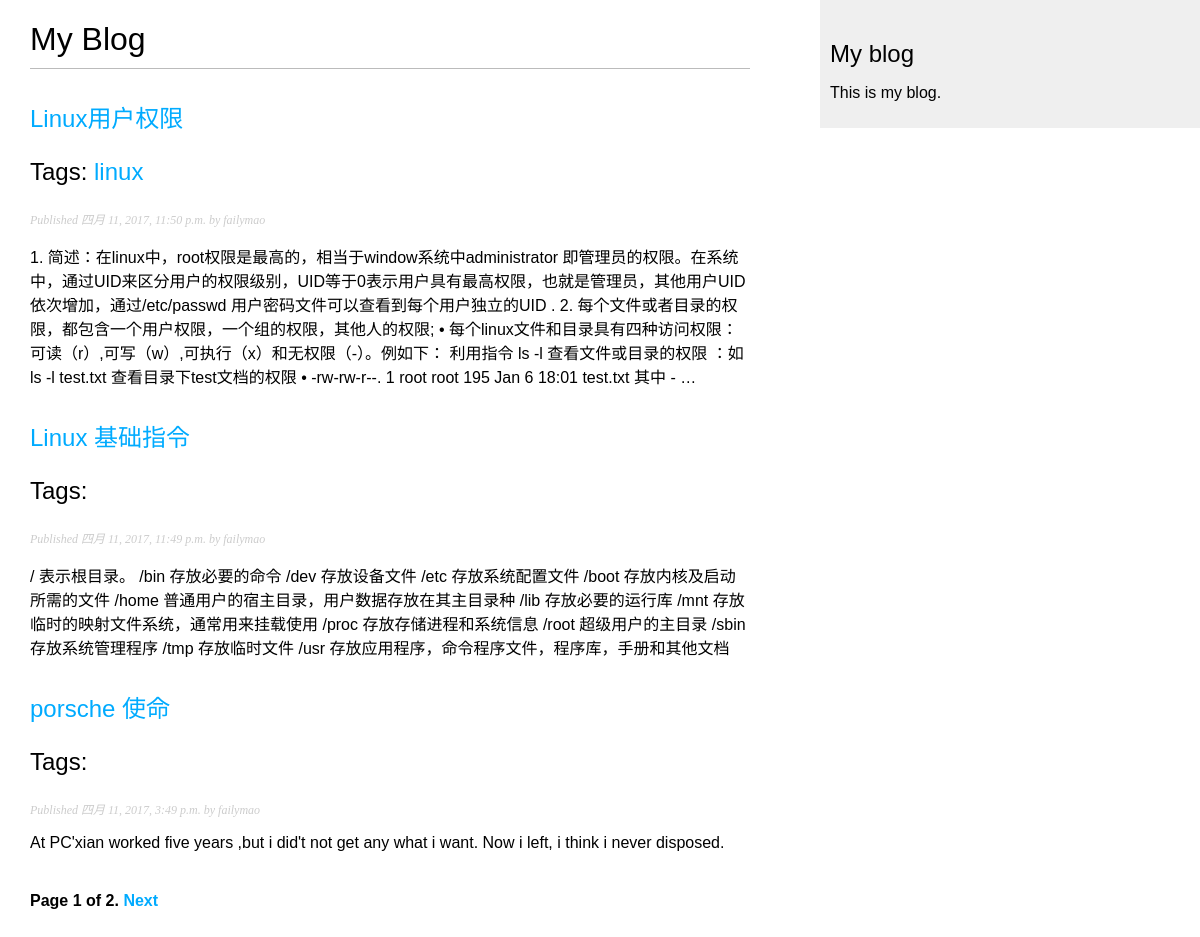
Screenshot of /blog/ with the database file from the repository.
### blog/models.py (models this page shows, shortened)
class Post(models.Model):                  #新建一个类用来定义贴子的模型
    STATUS_CHOICES = (
        ('draft', 'Draft'),
        ('published', 'Published'),
    )
    title = models.CharField(max_length=250)  #title属性对应帖子的标题。它是CharField，在SQL数据库中会被转化成VARCHAR。最长显示的字段为250
    '''author属性，定义帖子用户名。使用外键关联框架内部的指定的user账户，告诉Django一篇帖子只能由一名用户编写，
    一名用户能编写多篇帖子。根据这个字段，Django将会在数据库中通过有关联的模型（model）主键来创建一个外键。
    通过related_name属性指定了从User到Post的反向关系名。
    '''
    author = models.ForeignKey(User, related_name='blog_posts')
    '''
    slug属性定义帖子的短标签，标签只包含字母，数字，下划线或连接线。我们将通过使用slug
    字段给我们的blog帖子构建漂亮的，友好的URLs。unique_for_date参数，这样我们就可以使用日
    期和帖子的slug来为所有帖子构建URLs。在相同的日期中Django会阻止多篇帖子拥有相同的slug。
    '''
    slug = models.SlugField(max_length=250, unique_for_date='publish')
    body = models.TextField()
    publish = models.DateTimeField(default=timezone.now)
    created = models.DateTimeField(auto_now_add=True)
    updated = models.DateTimeField(auto_now=True)
    status = models.CharField(max_length=10, choices=STATUS_CHOICES, default='draft')
    tags = TaggableManager()
    objects = models.Manager() # The default manager.
    published = PublishedManager() # Our custom manager.
    class Meta:
        ordering = ('-publish',)                 # 查询数据库的时候默认返回的是根据publish字段进行降序排列过的结果。使用负号来指定进行降序排列。
    def get_absolute_url(self):
        return reverse('blog:post_detail',
                        args=[self.publish.year,
                              self.publish.strftime('%m'),
                              self.publish.strftime('%d'),
                              self.slug])

### blog/views.py (the view)
# urls.py: url(r'^tag/(?P<tag_slug>[-\w]+)/$',views.post_list,
def post_list(request, tag_slug=None):
	object_list = Post.published.all()
	tag = None
	if tag_slug:
		tag = get_object_or_404(Tag, slug=tag_slug)
		object_list = object_list.filter(tags__in=[tag])
		'''滤所有帖子只留下包含给定标签的帖子，因为有一个多对多（many-to-many）的关系，
		   必须通过给定的标签列表来过滤，标签列表只包含一个元素。'''
	paginator = Paginator(object_list, 3)
	page = request.GET.get('page')
	try:
		posts = paginator.page(page)
	except PageNotAnInteger:
		posts = paginator.page(1)
	except EmptyPage:
		posts = paginator.page(paginator.num_pages)
	return render(request,
    			'blog/post/list.html',
    			{'page': page,
    			'posts': posts,
    			'tag': tag})

### blog/models.py (called while the page is built)
    def get_queryset(self):
        return super(PublishedManager, self).get_queryset()\
                .filter(status='published')

### blog/templates/blog/post/list.html (shortened to what this page needs)
{% extends "blog/base.html" %}
{% block content %}
  <h1>My Blog</h1>
  {% for post in posts %}
    <h2>
      <a href="{{ post.get_absolute_url }}">
        {{ post.title }}
      </a>
      <p class="tags">
       Tags:
       {% for tag in post.tags.all %}
       <a href="{% url "blog:post_list_by_tag" tag.slug %}">
         {{ tag.name }}
       </a >
       {% endfor %}
      </p>
    </h2>
    <p class="date">
      Published {{ post.publish }} by {{ post.author }}
    </p>
    {{ post.body|truncatewords:30|linebreaks }}
  {% endfor %}
{% include "pagination.html" with page=posts %}
{% endblock %}

### blog/templates/blog/base.html (shortened to what this page needs)
{% load staticfiles %}
<!DOCTYPE html>
<html>
<head>
  <link href="{% static "css/blog.css" %}" rel="stylesheet">
</head>
<body>
  <div id="content">
    {% block content %}
    {% endblock %}
  </div>
  <div id="sidebar">
    <h2>My blog</h2>
      <p>This is my blog.</p>
  </div>
</body>
</html>

### blog/templates/pagination.html (shortened to what this page needs)
<div class="pagination">
  <span class="step-links">
    <span class="current">
      Page {{ page.number }} of {{ page.paginator.num_pages }}.
    </span>
      {% if page.has_next %}
        <a href="?page={{ page.next_page_number }}">Next</a>
      {% endif %}
  </span>
</div>

### blog/static/css/blog.css (style rules this page uses)
body { margin:0; padding:0; font-family:helvetica, sans-serif; }
a { color:#00abff; text-decoration:none; }
h1 { font-weight:normal; border-bottom:1px solid #bbb; padding:0 0 10px 0; }
h2 { font-weight:normal; margin:30px 0 0; }
#content { float:left; width:60%; padding:0 0 0 30px; }
#sidebar { float:right; width:30%; padding:10px; background:#efefef; height:100%; }
p.date { color:#ccc; font-family: georgia, serif; font-size: 12px; font-style: italic; }
.pagination { margin:40px 0; font-weight:bold; }

### rows the page displays
Post: title "Linux用户权限", publish "四月 11, 2017, 11:50 p.m.", author "failymao", body "1. 简述：在linux中，root权限是最高的，相当于window系统中administrator 即管理员的权限。在系统中，通过UID来区分用户的权限级别，UID等于0表示用户具有最高权限，也就是管理员，其他用户UID依次增加，通过/etc/passwd 用户密码文件可以查看到每个用户独立的UID . 2. 每个文件或者目录的权限，都包含一个用户权限，一个组的权限，其他人的权限; • 每个linux文件和目录具有四种访问权限：可读（r）,可写（w）,可执行（x）和无权限（-）。例如下： 利用指令 ls -l 查看文件或目录的权限 ：如 ls -l test.txt 查看目录下test文档的权限 • -rw-rw-r--. 1 root root 195 Jan 6 18:01 test.txt 其中 - …"
Tag: name "linux"
Post: title "Linux 基础指令", publish "四月 11, 2017, 11:49 p.m.", author "failymao", body "/ 表示根目录。 /bin 存放必要的命令 /dev 存放设备文件 /etc 存放系统配置文件 /boot 存放内核及启动所需的文件 /home 普通用户的宿主目录，用户数据存放在其主目录种 /lib 存放必要的运行库 /mnt 存放临时的映射文件系统，通常用来挂载使用 /proc 存放存储进程和系统信息 /root 超级用户的主目录 /sbin 存放系统管理程序 /tmp 存放临时文件 /usr 存放应用程序，命令程序文件，程序库，手册和其他文档"
Post: title "porsche 使命", publish "四月 11, 2017, 3:49 p.m.", author "failymao", body "At PC'xian worked five years ,but i did't not get any what i want. Now i left, i think i never disposed."

### other values shown
{{ page.number }} "1"
{{ page.paginator.num_pages }} "2"
